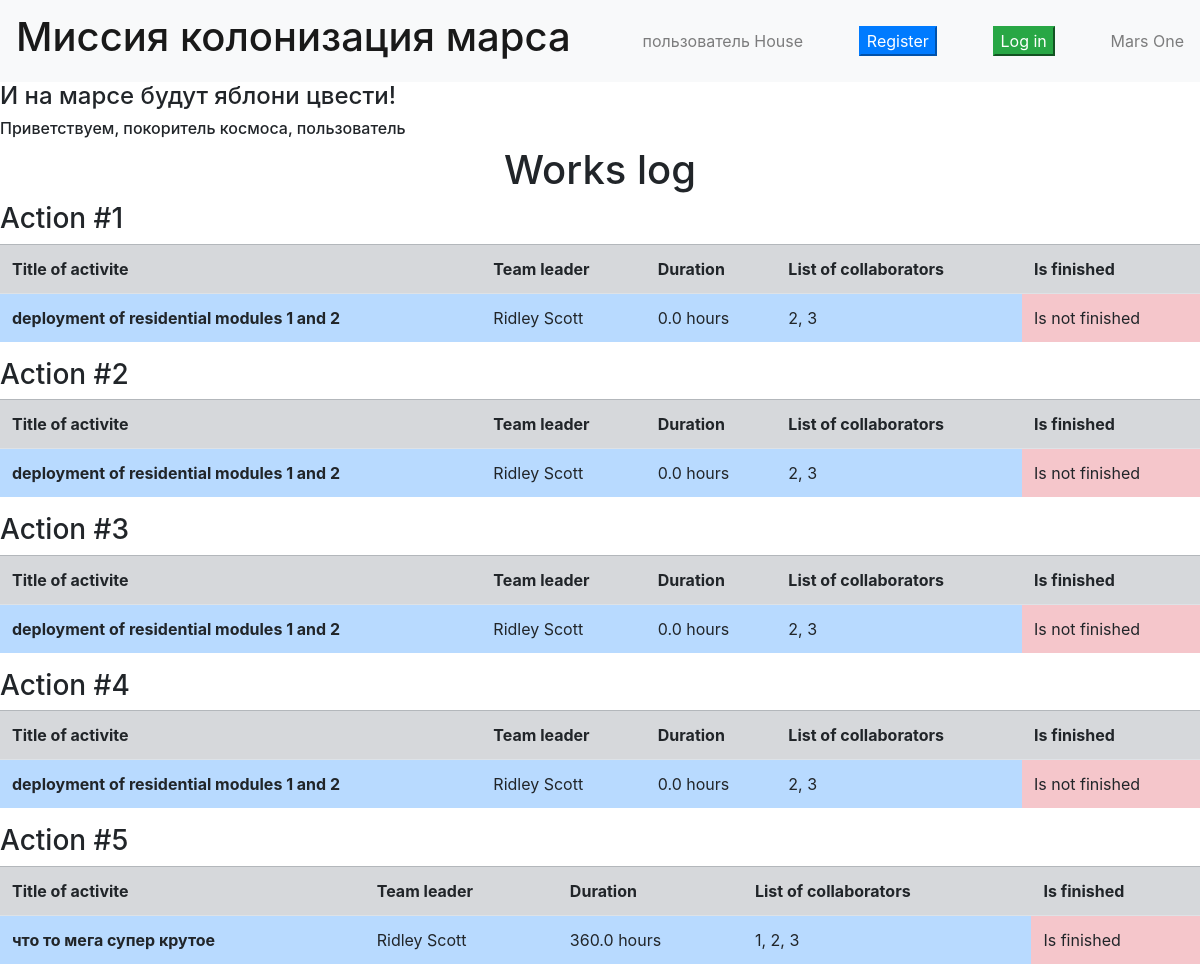
Before: / with the older database file.
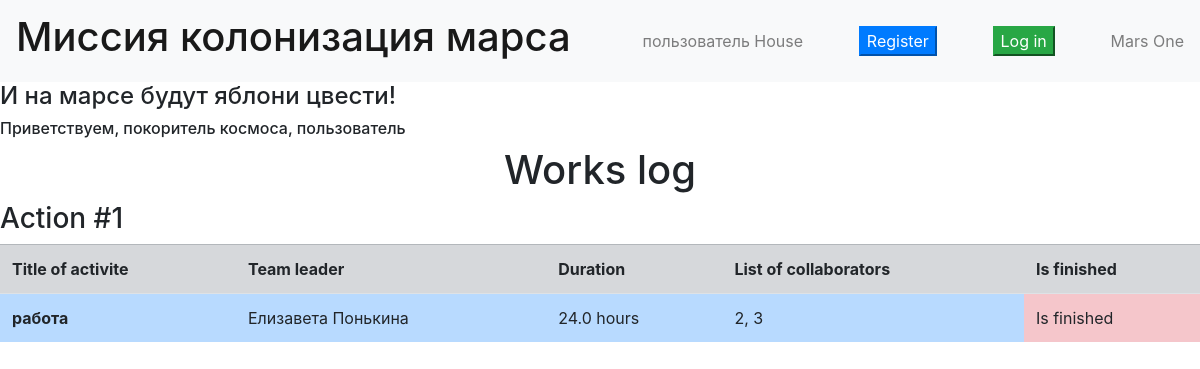
After: the same page with the newer database file.
### data/jobs.py (models this page shows)
class Jobs(SqlAlchemyBase):
    __tablename__ = 'jobs'
    id = sqlalchemy.Column(sqlalchemy.Integer, primary_key=True, autoincrement=True)
    team_leader = sqlalchemy.Column(sqlalchemy.Integer, sqlalchemy.ForeignKey("users.id"), nullable=True)
    job = sqlalchemy.Column(sqlalchemy.String, nullable=True)
    work_size = sqlalchemy.Column(sqlalchemy.Integer, nullable=True)
    collaborators = sqlalchemy.Column(sqlalchemy.String, nullable=True)
    start_date = sqlalchemy.Column(sqlalchemy.DateTime, default=datetime.datetime.now)
    end_date = sqlalchemy.Column(sqlalchemy.DateTime, default=datetime.datetime.now)
    is_finished = sqlalchemy.Column(sqlalchemy.Boolean, nullable=True)
    user = orm.relationship('User')

### main.py (the view)
@app.route('/')
def main():
    db_session.global_init("db/mars_explorer.db")
    db_sess = db_session.create_session()
    jobs = db_sess.query(Jobs)
    lst = []
    for job in jobs:
        try:
            user = db_sess.query(User).filter(User.id == job.team_leader).first()
            user_fullname = user.name + ' ' + user.surname
            is_finished = 'Is not finished'
            duration = job.end_date - job.start_date
            if job.is_finished:
                is_finished = 'Is finished'
            lst.append(
                [job.id, job.job, user_fullname, str(duration.total_seconds() // 3600) + ' hours', job.collaborators,
                 is_finished])
        except Exception:
            break
    if current_user.__class__.__name__ == 'User':
        return render_template('jobs_list.html', list=lst, username=current_user.name)
    return render_template('jobs_list.html', title='Главная',  username='пользователь', list=lst)

### data/db_session.py (called while the page is built, shortened)
def global_init(db_file):
    global __factory
    if __factory:
        return

def create_session() -> Session:
    global __factory
    return __factory()

### templates/jobs_list.html
{% extends "index.html" %}
{% block content %}
<h1>Works log</h1>
{% for job in list %}
<h3>
    Action #{{ job[0] }}
</h3>
    <table class="table">
        <tr class="table-secondary">
            <th scope="col">Title of activite</th>
            <th scope="col">Team leader</th>
            <th scope="col">Duration</th>
            <th scope="col">List of collaborators</th>
            <th scope="col">Is finished</th>
        </tr>
        <tr>
            <th scope="row" class="table-primary">
                {{ job[1] }}
            </th>
            <td class="table-primary">
                {{ job[2] }}
            </td>
            <td class="table-primary">
                {{ job[3] }}
            </td>
            <td class="table-primary">
                {{ job[4] }}
            </td>
            <td class="table-danger">
                {{ job[5] }}
            </td>
        </tr>
    </table>
    {% endfor %}
{% endblock %}

### templates/index.html (shortened to what this page needs)
<!doctype html>
<html lang="en">
<head>
    <link rel="stylesheet"
          href="https://stackpath.bootstrapcdn.com/bootstrap/4.4.1/css/bootstrap.min.css"
>
</head>
<body>
<header>
    <nav class="navbar navbar-light bg-light">
        <a class="navbar-brand" href="#"><h1>Миссия колонизация марса</h1></a>
        <span class="navbar-text" onclick="window.open('logout')">
        {{ username }} House
        </span>
        <button class="btn-primary" onclick="window.open('registration')">Register</button>
        <button class="btn-success" onclick="window.open('login')">Log in</button>
        <span class="navbar-text">
        Mars One
        </span>
    </nav>
</header>
<h4>И на марсе будут яблони цвести!</h4>
<h6>Приветствуем, покоритель космоса, {{ username }}</h6>
<main>
    {% block content %}{% endblock %}
</main>
</body>
</html>

### templates/index.html (style rules this page uses)
h1 { text-align: center; }
th { margin: 10px; }

Changed rows visible on the page:
removed Jobs: id "2", job "deployment of residential modules 1 and 2", job "Ridley Scott", job "0.0 hours", collaborators "2, 3", job "Is not finished"
removed Jobs: id "3", job "deployment of residential modules 1 and 2", job "Ridley Scott", job "0.0 hours", collaborators "2, 3", job "Is not finished"
removed Jobs: id "4", job "deployment of residential modules 1 and 2", job "Ridley Scott", job "0.0 hours", collaborators "2, 3", job "Is not finished"
removed Jobs: id "5", job "что то мега супер крутое", job "Ridley Scott", job "360.0 hours", collaborators "1, 2, 3", job "Is finished"
changed Jobs id 1: job "deployment of residential modules 1 and 2" → "работа"; job "Ridley Scott" → "Елизавета Понькина"; work_size "0.0 hours" → "24.0 hours"; job "Is not finished" → "Is finished"
